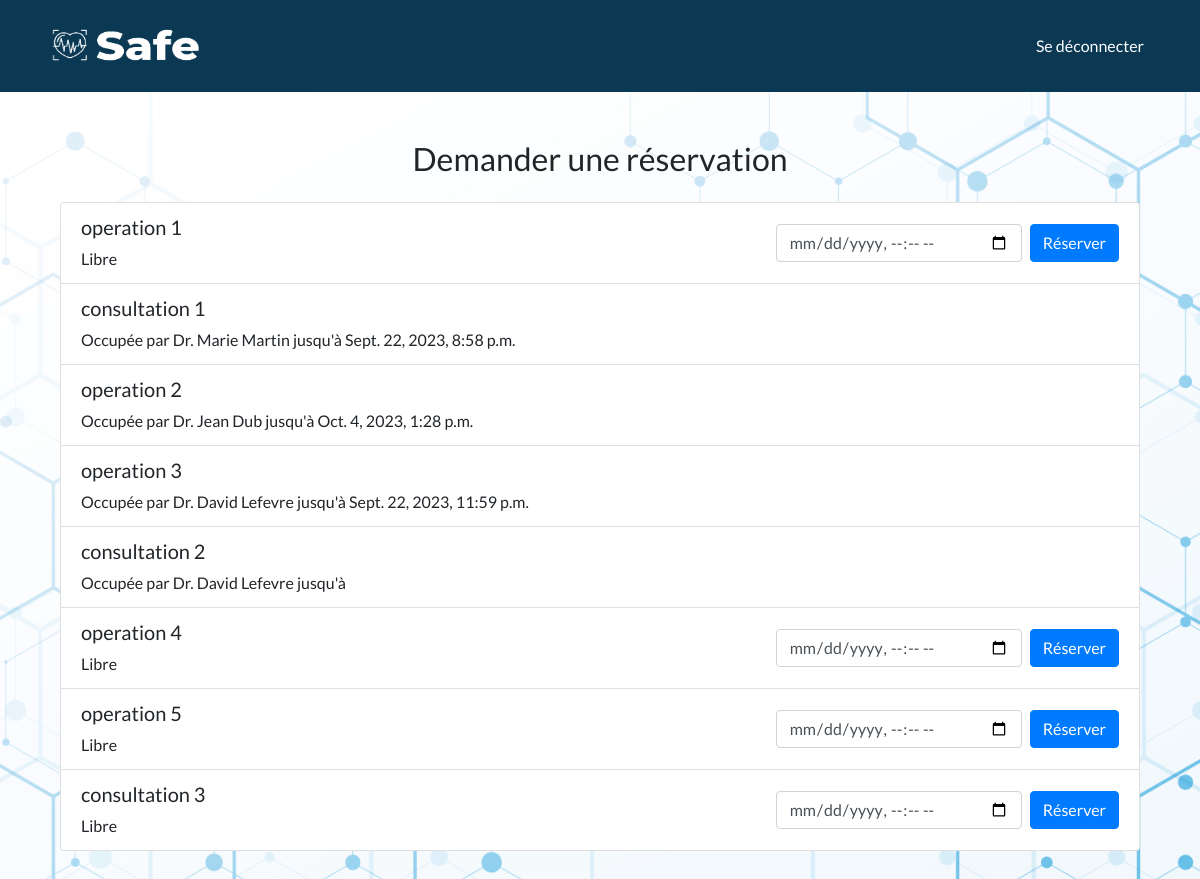
/demander-reservation/ (signed in), run on the app's committed database.
### myapp/models.py (models this page shows, shortened)
class Salle(models.Model):
    type_salle = models.CharField(max_length=100)
    est_occupee = models.BooleanField(default=False)
    occuppee_par = models.ForeignKey(Medecin, on_delete=models.SET_NULL, null=True, blank=True)

class Medecin(models.Model):
    user = models.OneToOneField(User, on_delete=models.CASCADE)
    specialite = models.CharField(max_length=100)

class User(AbstractUser):
    is_rh= models.BooleanField('Is rh', default=False)
    is_medecin = models.BooleanField('Is medecin', default=False)
    is_infermiere = models.BooleanField('Is infermiere', default=False)
    is_visiteur = models.BooleanField('Is visiteur', default=False)
    nom = models.CharField(max_length=100)
    prenom = models.CharField(max_length=100)

class UsageHistory(models.Model):
    salle = models.ForeignKey(Salle, on_delete=models.CASCADE)
    medecin = models.ForeignKey(Medecin, on_delete=models.CASCADE)
    date_used = models.DateTimeField(auto_now_add=True)
    end_time = models.DateTimeField()

### myapp/views.py (the view, shortened to what this page needs)
# urls.py: path('demander-reservation/', views.demander_reservation, name='demander_reservation'),
@login_required
@user_passes_test(is_medecin)
def demander_reservation(request):
    selected_salle = None
    salles = Salle.objects.all()
    return render(request, 'demander_reservation.html', {'salles': salles})

### myapp/views.py (called while the page is built)
def is_medecin(user):
    return user.is_authenticated and (user.is_medecin or user.is_staff)

### myapp/templates/demander_reservation.html (shortened to what this page needs)
{% extends 'base.html' %}
{% block content %}
<div class="container my-5">
    <h2 class="text-center mb-4">Demander une réservation</h2>
    <ul class="list-group">
        {% for salle in salles %}
        <li class="list-group-item">
            <div class="d-flex justify-content-between align-items-center">
                <div>
                    <h5>{{ salle.type_salle }}</h5>
                    {% if salle.est_occupee %}
                    Occupée par {{ salle.occuppee_par.user.prenom }} {{ salle.occuppee_par.user.nom }} jusqu'à {{ salle.usagehistory_set.last.end_time }}
                    {% else %}
                    Libre
                    {% endif %}
                </div>
                <div>
                    {% if not salle.est_occupee %}
                    <form method="post" class="form-inline">
                        <input type="datetime-local" name="end_time" class="form-control mr-2" required>
                        <button type="submit" class="btn btn-primary">Réserver</button>
                    </form>
                    {% endif %}
                </div>
            </div>
        </li>
        {% endfor %}
    </ul>
</div>
{% endblock %}

### myapp/static/css/style.css (style rules this page uses)
body { background-image: url('/static/images/19366.jpg'); background-size: cover; background-position: center; }

### myapp/templates/base.html (style rules this page uses)
body { font-family: 'Lato', sans-serif; background-color: #f4f4f4; }
.container { margin-top: 2rem; }

### data on the page
Salle: type_salle "operation 1", est_occupee "Libre"
Salle: type_salle "consultation 1", occuppee_par.user.prenom "Dr. Marie", occuppee_par.user.nom "Martin", usagehistory_set.last.end_time "Sept. 22, 2023, 8:58 p.m."
Salle: type_salle "operation 2", occuppee_par.user.prenom "Dr. Jean", occuppee_par.user.nom "Dub", usagehistory_set.last.end_time "Oct. 4, 2023, 1:28 p.m."
Salle: type_salle "operation 3", occuppee_par.user.prenom "Dr. David", occuppee_par.user.nom "Lefevre", usagehistory_set.last.end_time "Sept. 22, 2023, 11:59 p.m."
Salle: type_salle "consultation 2", occuppee_par.user.prenom "Dr. David", occuppee_par.user.nom "Lefevre"
Salle: type_salle "operation 4", est_occupee "Libre"
Salle: type_salle "operation 5", est_occupee "Libre"
Salle: type_salle "consultation 3", est_occupee "Libre"
